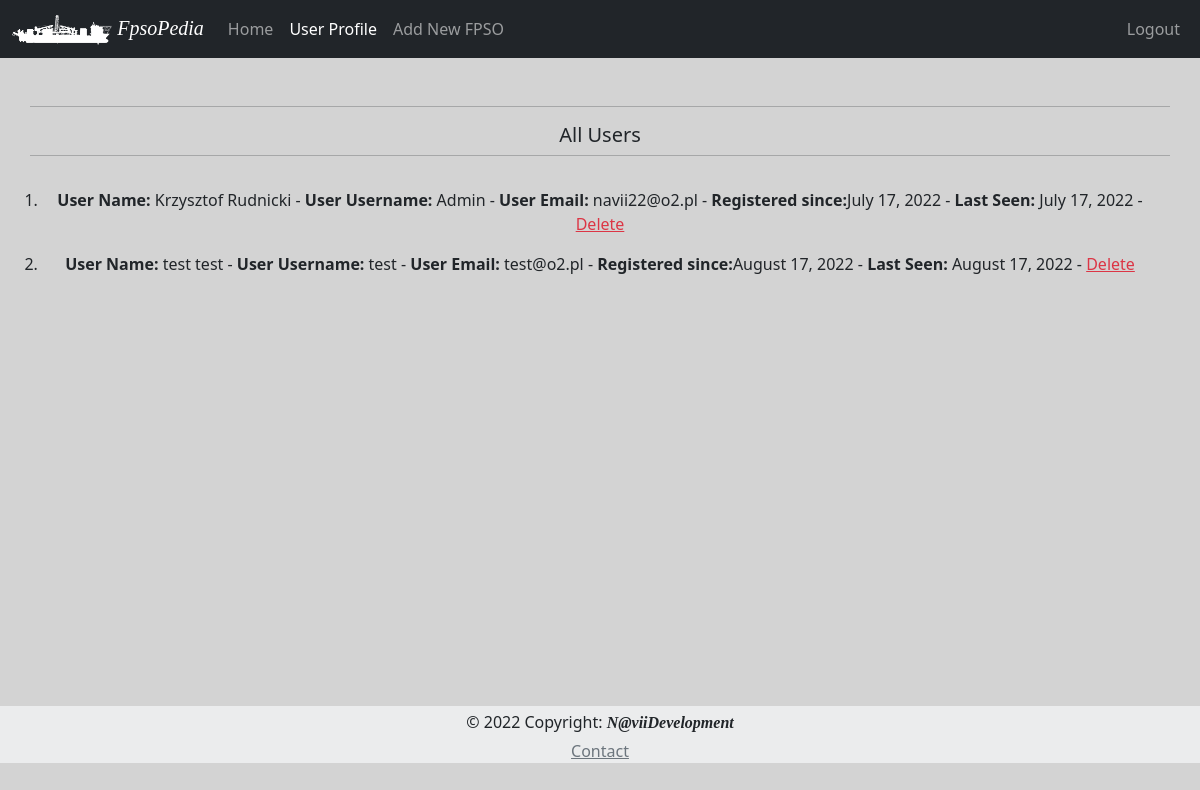
/all_users (signed in), run on the app's committed database.
### App/models.py (models this page shows, shortened)
class User (db.Model, UserMixin):
    id = db.Column(db.Integer, primary_key=True)
    user_name = db.Column(db.String, index=True)
    user_surname = db.Column(db.String, index=True)
    username = db.Column(db.String, index=True, unique=True)
    user_email = db.Column(db.String, index=True, unique=True)
    user_blog = db.Column(db.String, index=True)
    user_password_hash = db.Column(db.String(128))
    user_since = db.Column(db.DateTime, default=datetime.utcnow)
    user_last_seen= db.Column(db.DateTime, default=datetime.utcnow)
    favorite = db.relationship('Fpso', secondary=favorite, backref='followers', lazy='dynamic')

### App/routes.py (the view)
@app.route('/all_users', methods=['GET', 'POST'])
def all_users():
    users = User.query.order_by(User.user_since).all()
    return render_template('all_users.html', title = 'All Users', users=users)

### App/models.py (called while the page is built)
@login.user_loader
def load_user(id):
    return User.query.get(int(id))

### App/templates/all_users.html (shortened to what this page needs)
{% extends "base.html" %}
{% set active_page = 'dashboard' %}
{%  block content %}
<div class="row mb-3">
  <hr>
  <h5 class="text-center">All Users</h5>
  <hr>
</div>
<div class="row">
        {% if users %}
            <ol>
            {% for user in users %}
                <li>
                    {% include '_all_users.html' %}
                </li>
            {% endfor %}
            </ol>
        {% else %}
            <p class="text-center text-muted">There no registered users!!!</p>
        {% endif %}
    </div>
{% endblock %}

### App/templates/_all_users.html
<p><b>User Name: </b>{{ user.user_name }} {{ user.user_surname }} - <b>User Username: </b>{{ user.username }} - <b>User Email: </b>{{ user.user_email }} - <b>Registered since:</b>{{ moment(user.user_since).format('LL') }} - <b>Last Seen: </b>{{ moment(user.user_last_seen).format('LL') }} - <a href="{{ url_for('delete_User_warning', id=user.id) }}" class="card-link link-danger">Delete</a> </p>

### App/static/css/style.css (style rules this page uses)
body { background-color: lightgray; }

### data on the page
User: user_name "Krzysztof", user_surname "Rudnicki", username "Admin", user_email "navii22@o2.pl", user_since "July 17, 2022", user_last_seen "July 17, 2022"
User: user_name "test", user_surname "test", username "test", user_email "test@o2.pl", user_since "August 17, 2022", user_last_seen "August 17, 2022"
